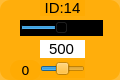
    <widget class="QWidget" name="widget_id1_14" native="true">
     <property name="geometry">
      <rect>
       <x>85</x>
       <y>210</y>
       <width>120</width>
       <height>80</height>
      </rect>
     </property>
     <property name="styleSheet">
      <string notr="true">background-color: rgb(255, 170, 0, 200);
border-radius:10px;</string>
     </property>
     <widget class="QLabel" name="label_ID1_15">
      <property name="geometry">
       <rect>
        <x>40</x>
        <y>0</y>
        <width>45</width>
        <height>16</height>
       </rect>
      </property>
      <property name="minimumSize">
       <size>
        <width>0</width>
        <height>10</height>
       </size>
      </property>
      <property name="font">
       <font>
        <family>Arial</family>
        <pointsize>11</pointsize>
       </font>
      </property>
      <property name="styleSheet">
       <string notr="true">background-color: rgb(255, 255, 255， 0);
border-radius:0px;</string>
      </property>
      <property name="text">
       <string>ID:14</string>
      </property>
      <property name="alignment">
       <set>Qt::AlignCenter</set>
      </property>
     </widget>
     <widget class="QSlider" name="horizontalSlider_pulse_id14">
      <property name="geometry">
       <rect>
        <x>20</x>
        <y>20</y>
        <width>83</width>
        <height>16</height>
       </rect>
      </property>
      <property name="autoFillBackground">
       <bool>false</bool>
      </property>
      <property name="styleSheet">
       <string notr="true">background-color: rgb(0, 0, 0);
border-radius:0px;</string>
      </property>
      <property name="minimum">
       <number>0</number>
      </property>
      <property name="maximum">
       <number>1000</number>
      </property>
      <property name="pageStep">
       <number>1</number>
      </property>
      <property name="value">
       <number>500</number>
      </property>
      <property name="orientation">
       <enum>Qt::Horizontal</enum>
      </property>
     </widget>
     <widget class="QSlider" name="horizontalSlider_dev_id14">
      <property name="geometry">
       <rect>
        <x>40</x>
        <y>60</y>
        <width>45</width>
        <height>18</height>
       </rect>
      </property>
      <property name="styleSheet">
       <string notr="true">background-color: rgb(255, 255, 255， 0);</string>
      </property>
      <property name="minimum">
       <number>-125</number>
      </property>
      <property name="maximum">
       <number>125</number>
      </property>
      <property name="pageStep">
       <number>1</number>
      </property>
      <property name="orientation">
       <enum>Qt::Horizontal</enum>
      </property>
     </widget>
     <widget class="QLabel" name="label_id14">
      <property name="geometry">
       <rect>
        <x>10</x>
        <y>60</y>
        <width>31</width>
        <height>20</height>
       </rect>
      </property>
      <property name="minimumSize">
       <size>
        <width>0</width>
        <height>10</height>
       </size>
      </property>
      <property name="font">
       <font>
        <family>DejaVu Sans</family>
        <pointsize>10</pointsize>
       </font>
      </property>
      <property name="styleSheet">
       <string notr="true">background-color: rgb(255, 255, 255， 0);</string>
      </property>
      <property name="text">
       <string>0</string>
      </property>
      <property name="alignment">
       <set>Qt::AlignCenter</set>
      </property>
     </widget>
     <widget class="QLineEdit" name="lineEdit_id14">
      <property name="geometry">
       <rect>
        <x>40</x>
        <y>40</y>
        <width>45</width>
        <height>18</height>
       </rect>
      </property>
      <property name="sizePolicy">
       <sizepolicy hsizetype="Fixed" vsizetype="Fixed">
        <horstretch>0</horstretch>
        <verstretch>0</verstretch>
       </sizepolicy>
      </property>
      <property name="font">
       <font>
        <family>Arial</family>
        <pointsize>11</pointsize>
       </font>
      </property>
      <property name="autoFillBackground">
       <bool>false</bool>
      </property>
      <property name="styleSheet">
       <string notr="true">background-color: rgb(255, 255, 255);
border-radius:0px;</string>
      </property>
      <property name="text">
       <string>500</string>
      </property>
      <property name="maxLength">
       <number>1000</number>
      </property>
      <property name="alignment">
       <set>Qt::AlignCenter</set>
      </property>
      <property name="dragEnabled">
       <bool>false</bool>
      </property>
      <property name="readOnly">
       <bool>false</bool>
      </property>
     </widget>
    </widget>
